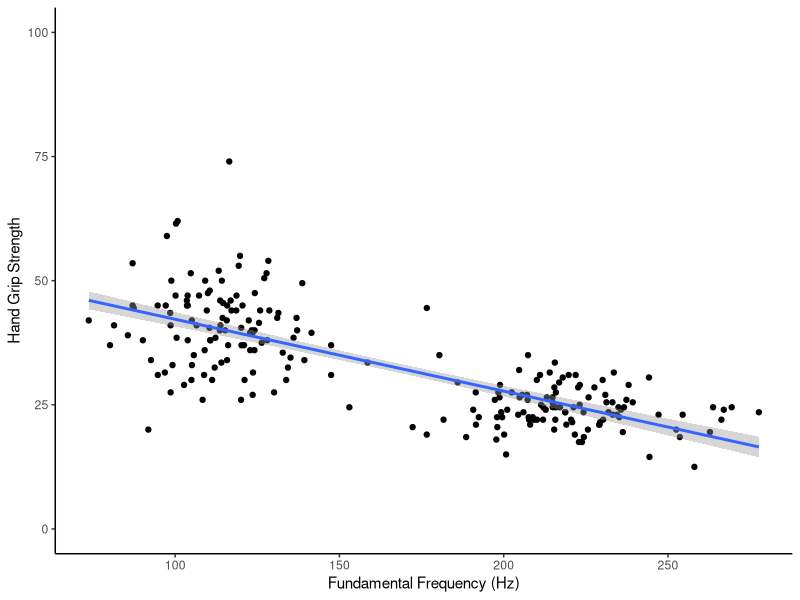

Write the R code that produced this figure.
## ---- chunk 1
# call in the required library packages

## ---- chunk 2
dat <- NULL
## ---- chunk 3
demogs <- NULL
## ---- chunk 4
# replicate the figure shown using a ggplot() approach

## ---- chunk 5
library(tidyverse)

dat <- read_csv("data/16-s02/homework/Han_OSF_HGSandVoiceData.csv")

ggplot(dat, aes(F0, HGS)) + 
  geom_point() + 
  geom_smooth(method = "lm") +
  labs(x = "Fundamental Frequency (Hz)", y = "Hand Grip Strength") +
  coord_cartesian(ylim = c(0,100)) +
  theme_classic()
## ---- chunk 6
mod1 <- NULL
## ---- chunk 7
answer_t5 <- NULL
## ---- chunk 8
# you must use the stated function
## ---- chunk 9
dat_dev <- NULL
## ---- chunk 10
mod2 <- NULL
## ---- chunk 11
answer_t9 <- NULL
## ---- chunk 12
answer_t10 <- NULL
## ---- chunk 13
answer_t11 <- NULL
